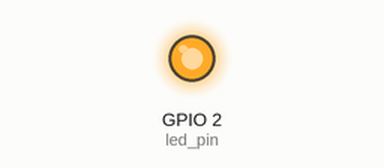
This sketch was run on a simulated ESP32. Parts: output pins drawn as LEDs (lit = HIGH).

Above: at 0.2 s.
At 2.3 s:
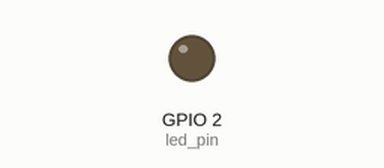
Timing chart, 0 to 3.8 s (numbered marks = the images above):
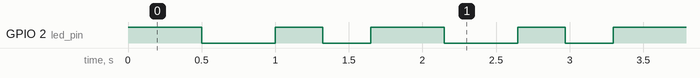

Measured:
- by itself, GPIO 2 (led_pin): repeats every 1.6 s: LOW 0.50 s, HIGH 0.32 s, LOW 0.32 s, HIGH 0.50 s
- by itself, everything shown: repeats every 1.6 s, in 4 steps

The sketch:

sketch_jan08a.ino
```cpp
// Use only core 1 for demo purposes
#if CONFIG_FREERTOS_UNICORE
static const BaseType_t app_cpu = 0;
#else
static const BaseType_t app_cpu = 1;
#endif

// LED rates
static const int rate_1 = 500;  // ms
static const int rate_2 = 323;  // ms

// Pins
static const int led_pin = 2;  // Correction: définir explicitement GPIO 2

// Mutex pour synchroniser l'accès à la LED
SemaphoreHandle_t ledMutex;

// Our task: blink an LED at one rate
void toggleLED_1(void *parameter) {
  while(1) {
    // Prendre le mutex avant d'utiliser la LED
    if (xSemaphoreTake(ledMutex, pdMS_TO_TICKS(100)) == pdTRUE) {
      digitalWrite(led_pin, HIGH);
      vTaskDelay(pdMS_TO_TICKS(rate_1));
      digitalWrite(led_pin, LOW);
      vTaskDelay(pdMS_TO_TICKS(rate_1));
      // Libérer le mutex
      xSemaphoreGive(ledMutex);
    }
    vTaskDelay(pdMS_TO_TICKS(10));
  }
}

// Our task: blink an LED at another rate
void toggleLED_2(void *parameter) {
  while(1) {
    // Prendre le mutex avant d'utiliser la LED
    if (xSemaphoreTake(ledMutex, pdMS_TO_TICKS(100)) == pdTRUE) {
      digitalWrite(led_pin, HIGH);
      vTaskDelay(pdMS_TO_TICKS(rate_2));
      digitalWrite(led_pin, LOW);
      vTaskDelay(pdMS_TO_TICKS(rate_2));
      // Libérer le mutex
      xSemaphoreGive(ledMutex);
    }
    vTaskDelay(pdMS_TO_TICKS(10));
  }
}

void setup() {

  // Configure pin
  pinMode(led_pin, OUTPUT);

  // Créer le mutex avant les tâches
  ledMutex = xSemaphoreCreateMutex();

  // Task to run forever
  xTaskCreatePinnedToCore(  // Use xTaskCreate() in vanilla FreeRTOS
              toggleLED_1,  // Function to be called
              "Toggle 1",   // Name of task
              2048,         // Stack size (correction: augmenté à 2048)
              NULL,         // Parameter to pass to function
              1,            // Task priority (0 to configMAX_PRIORITIES - 1)
              NULL,         // Task handle
              app_cpu);     // Run on one core for demo purposes (ESP32 only)

  // Task to run forever
  xTaskCreatePinnedToCore(  // Use xTaskCreate() in vanilla FreeRTOS
              toggleLED_2,  // Function to be called
              "Toggle 2",   // Name of task
              2048,         // Stack size (correction: augmenté à 2048)
              NULL,         // Parameter to pass to function
              1,            // Task priority (0 to configMAX_PRIORITIES - 1)
              NULL,         // Task handle
              app_cpu);     // Run on one core for demo purposes (ESP32 only)

  // If this was vanilla FreeRTOS, you'd want to call vTaskStartScheduler() in
  // main after setting up your tasks.
}

void loop() {
  // Do nothing
  // setup() and loop() run in their own task with priority 1 in core 1
  // on ESP32
}
```
